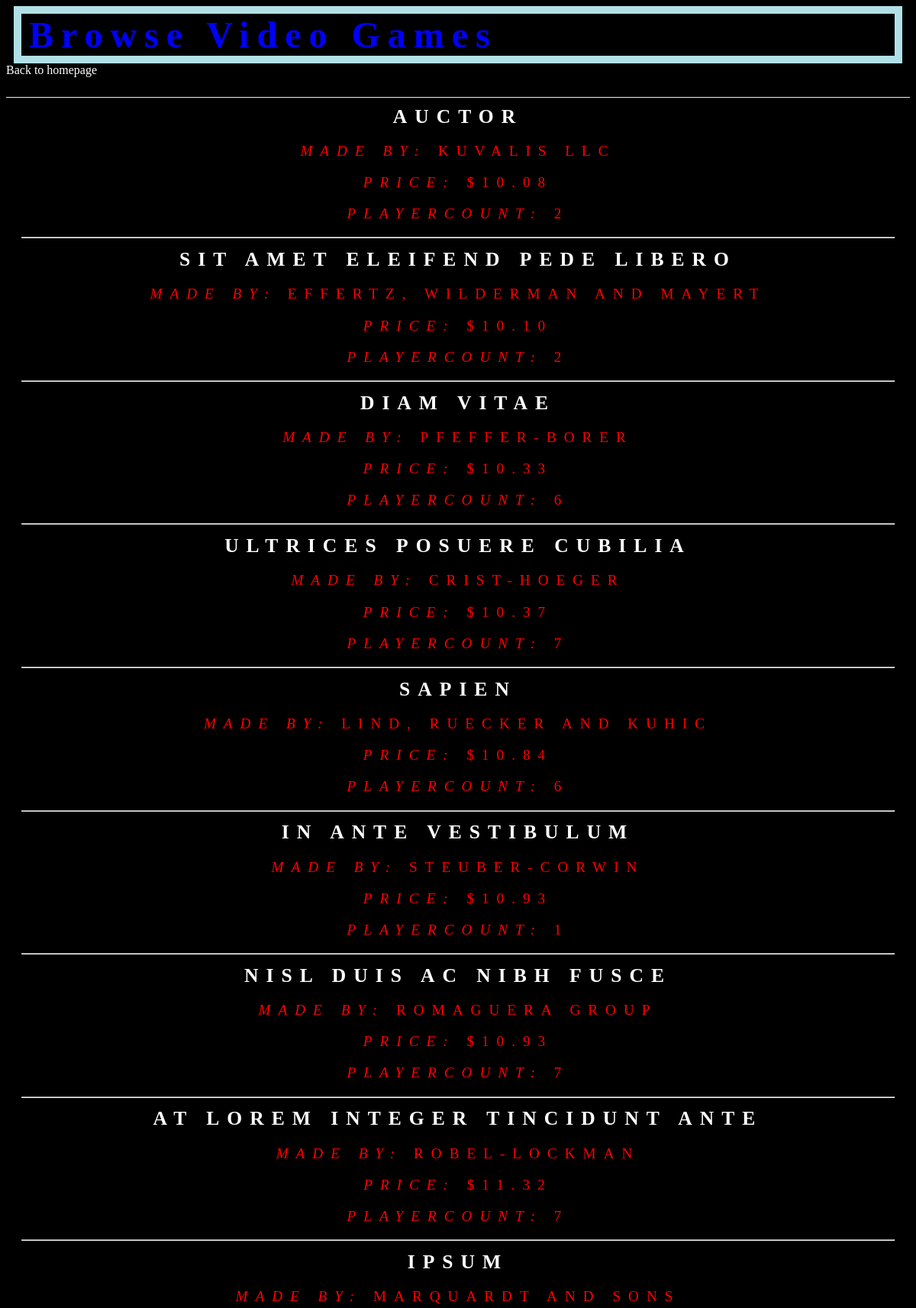
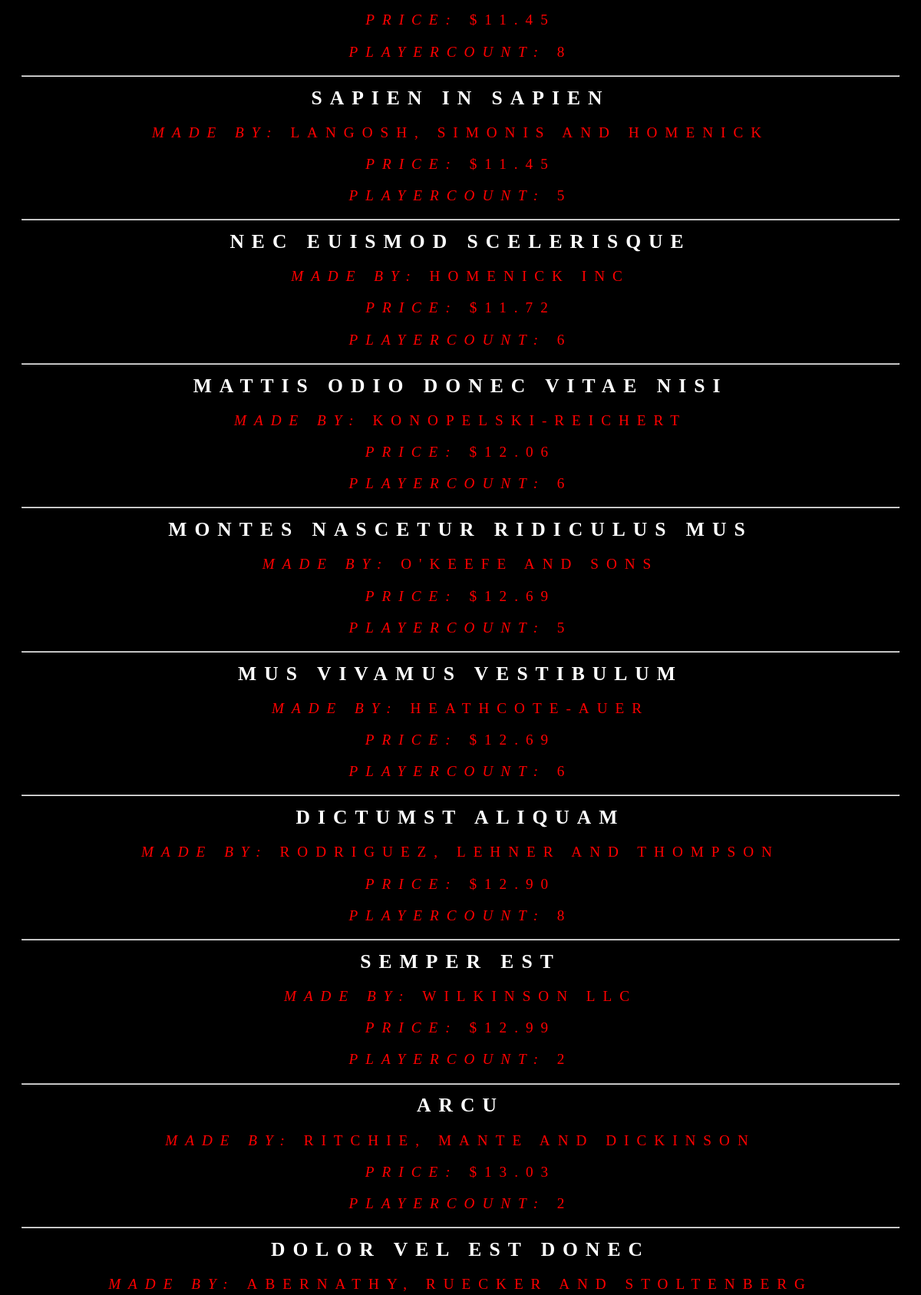
Screenshot of /browse (upper part) with the database file from the repository (2 pictures, top to bottom).
### tables this page shows
CREATE TABLE VideoGame (
  VGid integer primary key not null,
  price float(2) not null,
  title varchar(80) not null,
  company varchar(80) not null,
  maxPlayer integer not null
 );

### KirlinKoders.py (the view)
@app.route("/browse")
def browse():
    db = get_db()
    rows = db.execute('select VGid,price,title,company,maxPlayer from VideoGame order by price')
    rowlist = rows.fetchall()
    return render_template('browse.html', entries=rowlist)

### KirlinKoders.py (called while the page is built)
def debug(s):
    if app.config['DEBUG']:
        print(s)

def connect_db():
    debug("Connecting to DB.")
    conn = sqlite3.connect(os.path.join(app.root_path, 'videogames.db'))
    conn.row_factory = sqlite3.Row
    return conn

def get_db():
    if not hasattr(g, 'db_connection'):
        g.db_connection = connect_db()
    return g.db_connection

### templates/browse.html (shortened to what this page needs)
<html>
    <head>
        <link rel="stylesheet" type="text/css" href="{{ url_for('static', filename='style7.css')}}">
    </head>
<body>
    <h1>Browse Video Games</h1>
	<a href="{{ url_for('homepage') }}">Back to homepage</a>
    {% if entries|length > 0 %}
        <ul>
        {% for entry in entries %}
            <li><b>{{ entry.title }}</b>
            <p>
            <i> Made By: </i> {{entry.company}}
			<p> <i>Price: </i>{{entry.price}}
			<p> <i>PlayerCount: </i> {{entry.MaxPlayer}}
            <hr>
        {% endfor %}
        </ul>
    {% else %}
        This blog is empty.
    {% endif %}
</body>
</html>

### static/style7.css (style rules this page uses)
body { background-color: black; }
h1 { color: blue; font-family: Georgia, serif; font-size: 300%; border: 10px solid powderblue; padding:0 10px; letter-spacing:10px; margin: 0 10px; }
p { font-size: 75%; font-family: Georgia, serif; color: red; }
ul { text-align:center; border-top:1px solid #eee; border-bottom:1px solid #eee; padding:10px 0; color: white; font-size: 160%; font-family: Georgia, serif }
li { list-style-type: none; text-transform:uppercase; padding:0 10px; letter-spacing:10px; margin: 0 10px; color: white; font-size: 100%; font-family: Georgia, serif }
a { text-decoration:none; color:#eee; color: white; font-size: 100%; font-family: Georgia, serif }

### rows the page displays
VideoGame: title "AUCTOR", company "KUVALIS LLC", price "$10.08", MaxPlayer "2"
VideoGame: title "SIT AMET ELEIFEND PEDE LIBERO", company "EFFERTZ, WILDERMAN AND MAYERT", price "$10.10", MaxPlayer "2"
VideoGame: title "DIAM VITAE", company "PFEFFER-BORER", price "$10.33", MaxPlayer "6"
VideoGame: title "ULTRICES POSUERE CUBILIA", company "CRIST-HOEGER", price "$10.37", MaxPlayer "7"
VideoGame: title "SAPIEN", company "LIND, RUECKER AND KUHIC", price "$10.84", MaxPlayer "6"
VideoGame: title "IN ANTE VESTIBULUM", company "STEUBER-CORWIN", price "$10.93", MaxPlayer "1"
VideoGame: title "NISL DUIS AC NIBH FUSCE", company "ROMAGUERA GROUP", price "$10.93", MaxPlayer "7"
VideoGame: title "AT LOREM INTEGER TINCIDUNT ANTE", company "ROBEL-LOCKMAN", price "$11.32", MaxPlayer "7"
VideoGame: title "IPSUM", company "MARQUARDT AND SONS", price "$11.45", MaxPlayer "8"
VideoGame: title "SAPIEN IN SAPIEN", company "LANGOSH, SIMONIS AND HOMENICK", price "$11.45", MaxPlayer "5"
VideoGame: title "NEC EUISMOD SCELERISQUE", company "HOMENICK INC", price "$11.72", MaxPlayer "6"
VideoGame: title "MATTIS ODIO DONEC VITAE NISI", company "KONOPELSKI-REICHERT", price "$12.06", MaxPlayer "6"
VideoGame: title "MONTES NASCETUR RIDICULUS MUS", company "O'KEEFE AND SONS", price "$12.69", MaxPlayer "5"
VideoGame: title "MUS VIVAMUS VESTIBULUM", company "HEATHCOTE-AUER", price "$12.69", MaxPlayer "6"
VideoGame: title "DICTUMST ALIQUAM", company "RODRIGUEZ, LEHNER AND THOMPSON", price "$12.90", MaxPlayer "8"
VideoGame: title "SEMPER EST", company "WILKINSON LLC", price "$12.99", MaxPlayer "2"
VideoGame: title "ARCU", company "RITCHIE, MANTE AND DICKINSON", price "$13.03", MaxPlayer "2"
VideoGame: title "DOLOR VEL EST DONEC", company "ABERNATHY, RUECKER AND STOLTENBERG"
